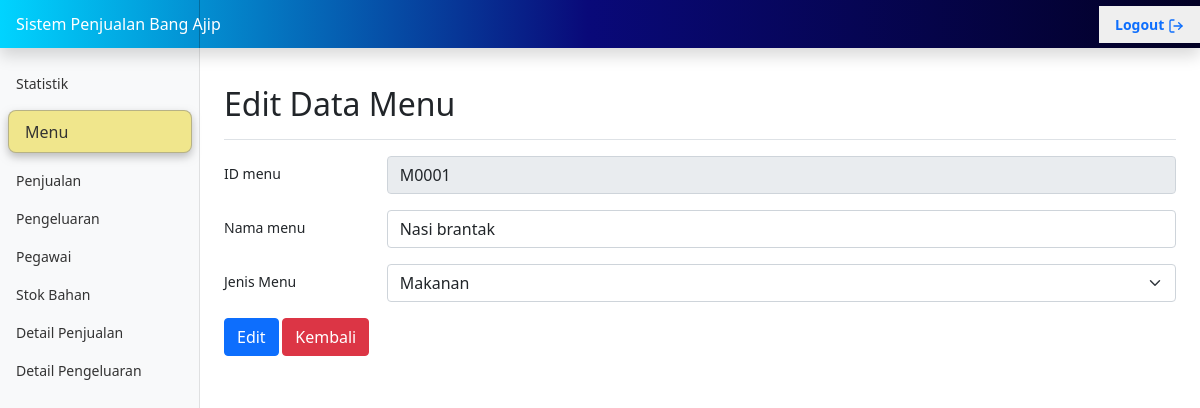
Screenshot of /pages/menu-form-edit.php?id_menu=M0001 (signed in) with the database file from the repository.
### tables this page shows
CREATE TABLE `menu` (
  `id_menu` varchar(5) NOT NULL,
  `nama_menu` varchar(25) NOT NULL,
  `jenis_menu` enum('makanan','minuman','topping') NOT NULL
);

### pages/menu-form-edit.php (the view, shortened to what this page needs)
<?php include_once("../functions/functions.php"); ?>
<!doctype html>
<html lang="en">
<?php include_once("../head.php"); ?>
<body>
    <div class="container-fluid">
        <div class="row">
            <main class="col-md-9 ms-sm-auto col-lg-10 px-md-4">
                <div class="d-flex justify-content-between flex-wrap flex-md-nowrap align-items-center pt-3 pb-2 mb-3 border-bottom">
                    <h1 class="h2">Edit Data Menu</h1>
                </div>
                <?php
                if (isset($_GET["id_menu"])) {
                    $id_menu = $mysqli->escape_string($_GET["id_menu"]);
                    if ($data = getDataMenu($id_menu)) {
                ?>
                        <form method="POST" name="form-edit-menu" action="menu-edit.php">
                            <div class="row mb-3">
                                <label for="inputIdMenu" class="col-sm-2 col-form-label">ID menu</label>
                                <div class="col-sm-10">
                                    <input type="text" class="form-control" id="id_menu" name="inputIdMenu" value="<?php echo $data["id_menu"]; ?>" placeholder="Diisi huruf 'M' diikuti 4 angka. Contoh: M1234" readonly>
                                </div>
                            </div>
                            <div class="row mb-3">
                                <label for="inputNamaMenu" class="col-sm-2 col-form-label">Nama menu</label>
                                <div class="col-sm-10">
                                    <input type="text" class="form-control" id="nama_menu" name="inputNamaMenu" value="<?php echo $data["nama_menu"]; ?>">
                                </div>
                            </div>
                            <div class="row mb-3">
                                <label for="inputJenisMenu" class="col-sm-2 col-form-label">Jenis Menu</label>
                                <div class="col-sm-10">
                                    <select class="form-select" aria-label="Default select example" name="inputJenisMenu" id="inputJenisMenu" required>
                                        <option value="makanan" <?= "makanan" == $data['jenis_menu'] ? " selected" : ""; ?>>Makanan</option>
                                    </select>
                                </div>
                            </div>
                            <button type="submit" class="btn btn-primary" name="tblEdit">Edit</button>
                            <a href="menu.php"><button type="button" class="btn btn-danger">Kembali</button></a>
                        </form>
                    <?php
                    } else {
                        echo "<div class='alert alert-danger' role='alert'>Data menu tidak ditemukan</div>";
                    }
                    ?>
                <?php
                } else {
                    echo "<div class='alert alert-danger' role='alert'>Data tidak ditemukan</div>";
                }
                ?>
            </main>
        </div>
    </div>
</body>
</html>

### style/dashboard.css (style rules this page uses)
body { font-size: .875rem; }

### rows the page displays
menu: inputIdMenu "M0001", inputNamaMenu "Nasi brantak", inputJenisMenu "Makanan"
